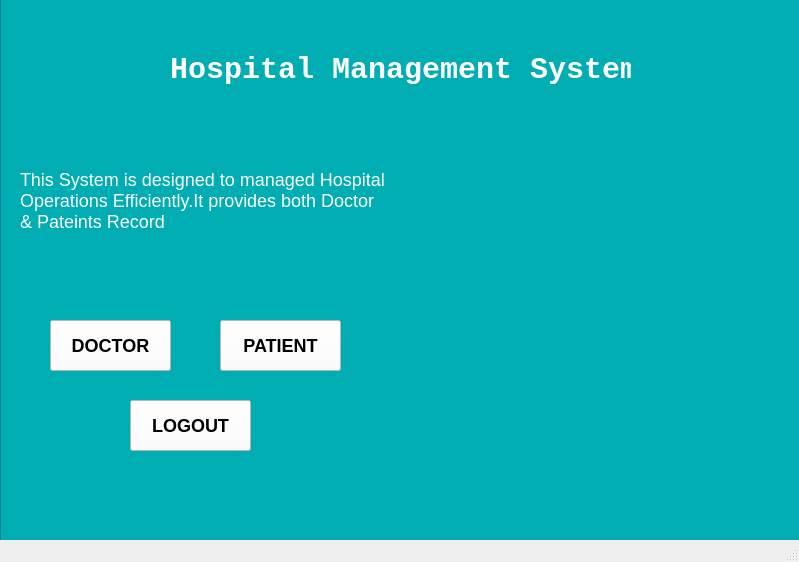
<?xml version="1.0" encoding="UTF-8"?>
<ui version="4.0">
 <class>MainWindow</class>
 <widget class="QMainWindow" name="MainWindow">
  <property name="geometry">
   <rect>
    <x>0</x>
    <y>0</y>
    <width>799</width>
    <height>562</height>
   </rect>
  </property>
  <property name="minimumSize">
   <size>
    <width>799</width>
    <height>562</height>
   </size>
  </property>
  <property name="maximumSize">
   <size>
    <width>799</width>
    <height>562</height>
   </size>
  </property>
  <property name="windowTitle">
   <string>MainWindow</string>
  </property>
  <widget class="QWidget" name="centralwidget">
   <widget class="QFrame" name="frame">
    <property name="geometry">
     <rect>
      <x>0</x>
      <y>-10</y>
      <width>801</width>
      <height>751</height>
     </rect>
    </property>
    <property name="styleSheet">
     <string notr="true">QFrame{
background-color:#00ADB3;}</string>
    </property>
    <property name="frameShape">
     <enum>QFrame::Shape::StyledPanel</enum>
    </property>
    <property name="frameShadow">
     <enum>QFrame::Shadow::Raised</enum>
    </property>
    <widget class="QLabel" name="label">
     <property name="geometry">
      <rect>
       <x>170</x>
       <y>50</y>
       <width>461</width>
       <height>61</height>
      </rect>
     </property>
     <property name="styleSheet">
      <string notr="true">QLabel{
font-size:30px;
font-weight:700;
color:white;
font-family: Monospace;
}</string>
     </property>
     <property name="text">
      <string>Hospital Management System</string>
     </property>
    </widget>
    <widget class="QPushButton" name="pushButton">
     <property name="geometry">
      <rect>
       <x>50</x>
       <y>330</y>
       <width>121</width>
       <height>51</height>
      </rect>
     </property>
     <property name="styleSheet">
      <string notr="true">QPushButton{
background-color: white;
font-size: 18px;
color: black;
font-weight: 700;
}</string>
     </property>
     <property name="text">
      <string>DOCTOR</string>
     </property>
    </widget>
    <widget class="QPushButton" name="pushButton_2">
     <property name="geometry">
      <rect>
       <x>220</x>
       <y>330</y>
       <width>121</width>
       <height>51</height>
      </rect>
     </property>
     <property name="styleSheet">
      <string notr="true">QPushButton{
background-color: white;
font-size: 18px;
color: black;
font-weight: 700;
}</string>
     </property>
     <property name="text">
      <string>PATIENT</string>
     </property>
    </widget>
    <widget class="QLabel" name="label_3">
     <property name="geometry">
      <rect>
       <x>20</x>
       <y>120</y>
       <width>371</width>
       <height>181</height>
      </rect>
     </property>
     <property name="styleSheet">
      <string notr="true">QLabel{
color: white;
font-size: 18px;
}</string>
     </property>
     <property name="text">
      <string>This System is designed to managed Hospital Operations Efficiently.It provides both Doctor &amp; Pateints Record</string>
     </property>
     <property name="wordWrap">
      <bool>true</bool>
     </property>
    </widget>
    <widget class="QLabel" name="label_2">
     <property name="geometry">
      <rect>
       <x>400</x>
       <y>100</y>
       <width>371</width>
       <height>341</height>
      </rect>
     </property>
     <property name="text">
      <string/>
     </property>
     <property name="pixmap">
      <pixmap resource="Images.qrc">:/hero.png</pixmap>
     </property>
     <property name="scaledContents">
      <bool>true</bool>
     </property>
    </widget>
    <widget class="QPushButton" name="pushButton_3">
     <property name="geometry">
      <rect>
       <x>130</x>
       <y>410</y>
       <width>121</width>
       <height>51</height>
      </rect>
     </property>
     <property name="styleSheet">
      <string notr="true">QPushButton{
background-color: white;
font-size: 18px;
color: black;
font-weight: 700;
}</string>
     </property>
     <property name="text">
      <string>LOGOUT</string>
     </property>
    </widget>
   </widget>
  </widget>
  <widget class="QMenuBar" name="menubar">
   <property name="geometry">
    <rect>
     <x>0</x>
     <y>0</y>
     <width>799</width>
     <height>26</height>
    </rect>
   </property>
  </widget>
  <widget class="QStatusBar" name="statusbar"/>
 </widget>
 <resources>
  <include location="Images.qrc"/>
 </resources>
 <connections/>
</ui>
